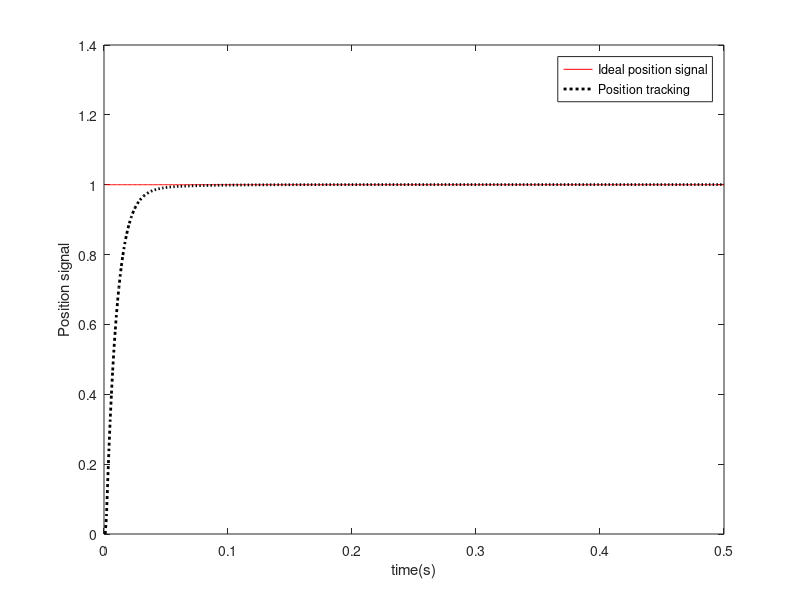
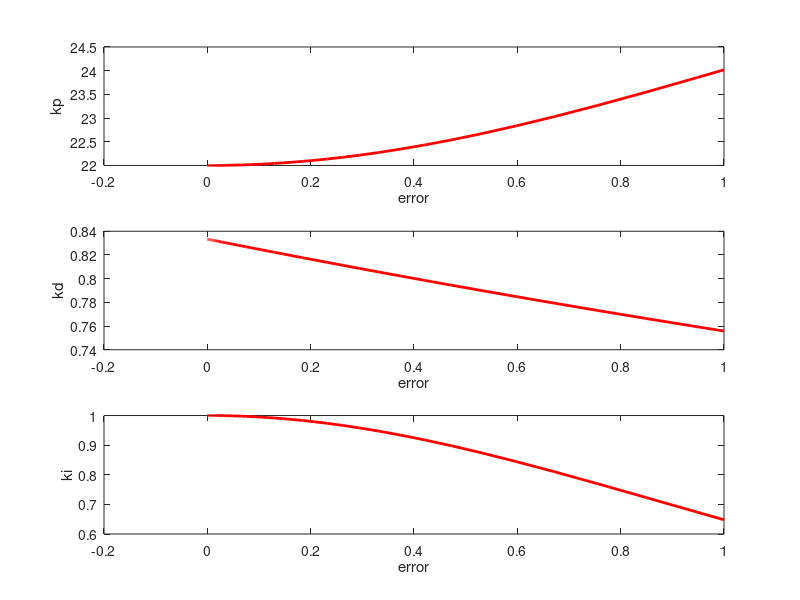
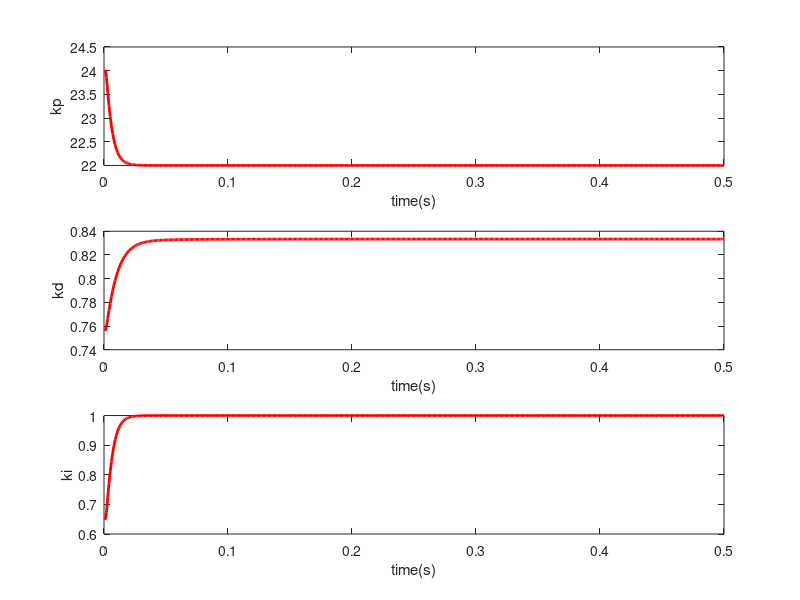

The MATLAB source for these figures, in order:
%Nonlinear PID Control for a servo system
clear all;
close all;

ts=0.001;
J=1/133;
q=25/133;
sys=tf(1,[J,q,0]);
dsys=c2d(sys,ts,'z');
[num,den]=tfdata(dsys,'v');

u_1=0;u_2=0;
y_1=0;y_2=0;
error_1=0;
ei=0;
for k=1:1:500
time(k)=k*ts;

yd(k)=1.0;
y(k)=-den(2)*y_1-den(3)*y_2+num(2)*u_1+num(3)*u_2;
error(k)=yd(k)-y(k);  
derror(k)=(error(k)-error_1)/ts; 

ap=22;bp=8.0;cp=0.8;
kp(k)=ap+bp*(1-sech(cp*error(k)));

ad=0.5;bd=2.5;cd=6.5;dd=0.30;
kd(k)=ad+bd/(1+cd*exp(dd*error(k)));

ai=1;ci=1;
ki(k)=ai*sech(ci*error(k));

ei=ei+error(k)*ts;
u(k)=kp(k)*error(k)+kd(k)*derror(k)+ki(k)*ei;

%Update Parameters
u_2=u_1;u_1=u(k);
y_2=y_1;y_1=y(k);
error_1=error(k);
end
figure(1);
plot(time,yd,'r',time,y,'k:','linewidth',2);
xlabel('time(s)');ylabel('Position signal');
legend('Ideal position signal','Position tracking','location','NorthEast');
figure(2);
subplot(311);
plot(error,kp,'r','linewidth',2);xlabel('error');ylabel('kp');
subplot(312);
plot(error,kd,'r','linewidth',2);xlabel('error');ylabel('kd');
subplot(313);
plot(error,ki,'r','linewidth',2);xlabel('error');ylabel('ki');
figure(3);
subplot(311);
plot(time,kp,'r','linewidth',2);xlabel('time(s)');ylabel('kp');
subplot(312);
plot(time,kd,'r','linewidth',2);xlabel('time(s)');ylabel('kd');
subplot(313);
plot(time,ki,'r','linewidth',2);xlabel('time(s)');ylabel('ki');